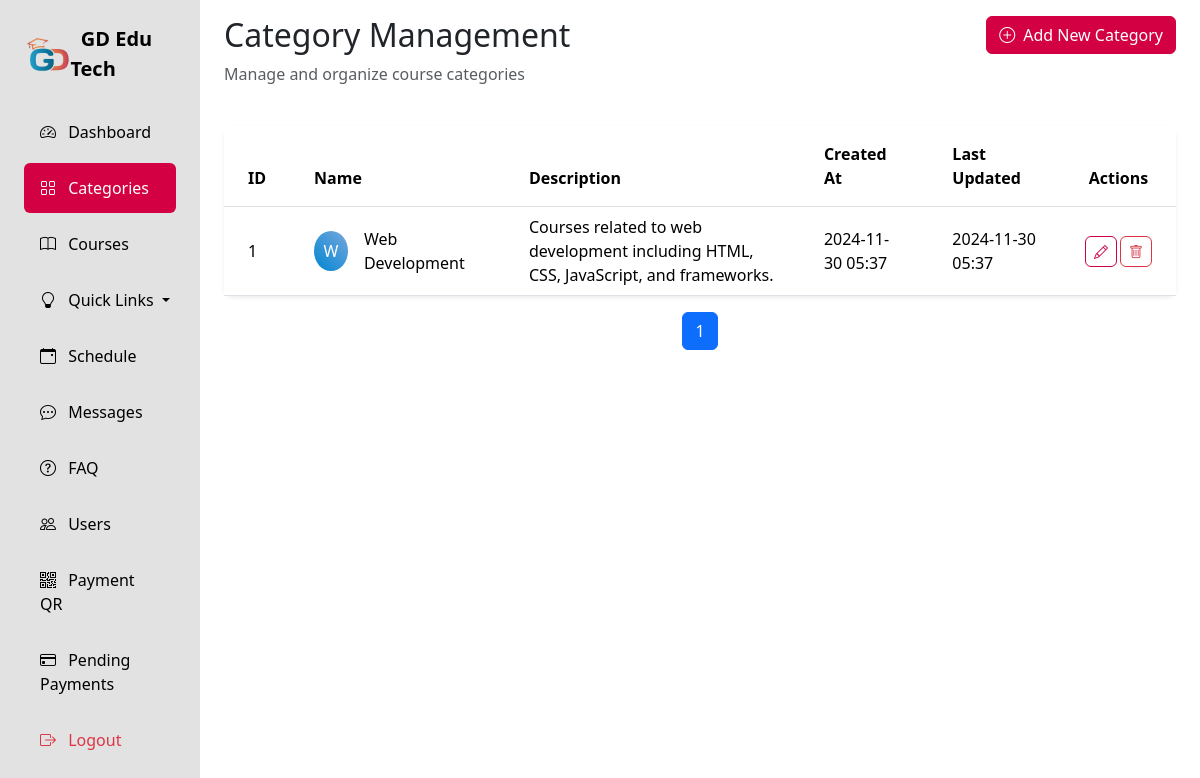
Page /adminPanel/Categories/categories.php on the committed database.
### tables this page shows
CREATE TABLE Categories (
    category_id INT PRIMARY KEY AUTO_INCREMENT,
    name VARCHAR(100) NOT NULL UNIQUE,
    description TEXT,
    created_at DATETIME DEFAULT CURRENT_TIMESTAMP,
    updated_at DATETIME DEFAULT CURRENT_TIMESTAMP ON UPDATE CURRENT_TIMESTAMP
);

### adminPanel/Categories/categories.php (the view, shortened to what this page needs)
<?php
require_once '../../Configurations/config.php';
$page = isset($_GET['page']) ? intval($_GET['page']) : 1;
$limit = 10;
$offset = ($page - 1) * $limit;
$total_categories_query = mysqli_query($conn, "SELECT COUNT(*) as count FROM Categories ");
$total_categories_row = mysqli_fetch_assoc($total_categories_query);
$total_categories = $total_categories_row['count'];
$total_pages = ceil($total_categories / $limit);
$query = "SELECT * FROM Categories ORDER BY created_at ASC LIMIT $limit OFFSET $offset";
$result = mysqli_query($conn, $query);
?>
<!DOCTYPE html>
<html lang="en">
<head>
    <link href="https://cdn.jsdelivr.net/npm/bootstrap@5.3.2/dist/css/bootstrap.min.css" rel="stylesheet">
    <link rel="stylesheet" href="https://cdn.jsdelivr.net/npm/bootstrap-icons@1.11.1/font/bootstrap-icons.css">
    <link rel="stylesheet" href="../css/style.css">
</head>
<body>
    <div class="container-fluid">
        <div class="row">
            <div class="col-auto col-md-3 col-xl-2 px-sm-2 px-0 sidebar">
                <div class="d-flex flex-column align-items-center align-items-sm-start px-3 pt-2 min-vh-100">
                    <a href="#" class="d-flex align-items-center pb-3 mb-md-1 mt-md-3 me-md-auto text-white text-decoration-none">
                        <span class="fs-5 fw-bolder" style="display: flex;align-items:center;color:black;"><img height="35px" src="../images/edutechLogo.png" alt="">&nbsp; GD Edu Tech</span>
                    </a>
                    <ul class="nav nav-pills flex-column mb-sm-auto mb-0 align-items-center align-items-sm-start w-100" id="menu">
                        <li class="w-100">
                            <a href="../" class="nav-link">
                                <i class="bi bi-speedometer2 me-2"></i> Dashboard
                            </a>
                        </li>
                        <li class="w-100">
                            <a href="../Categories/" class="nav-link active">
                                <i class="bi bi-grid me-2"></i> Categories
                            </a>
                        </li>
                        <li class="w-100">
                            <a href="../Courses/" class="nav-link">
                                <i class="bi bi-book me-2"></i> Courses
                            </a>
                        </li>
                        <li class="w-100 dropdown">
                            <a href="#" class="nav-link dropdown-toggle" id="quizDropdown" role="button" data-bs-toggle="dropdown" aria-expanded="false">
                                <i class="bi bi-lightbulb me-2"></i> Quick Links
                            </a>
                        </li>
                        <li class="w-100">
                            <a href="../Schedule/index.php" class="nav-link">
                                <i class="bi bi-calendar-event me-2"></i> Schedule
                            </a>
                        </li>
                        <li class="w-100">
                            <a href="../Messages/index.php" class="nav-link">
                                <i class="bi bi-chat-dots me-2"></i> Messages
                            </a>
                        </li>
                        <li class="w-100">
                            <a href="../FAQ/" class="nav-link">
                                <i class="bi bi-question-circle me-2"></i> FAQ
                            </a>
                        </li>
                        <li class="w-100">
                            <a href="../Users/" class="nav-link">
                                <i class="bi bi-people me-2"></i> Users
                            </a>
                        </li>
                        <li class="w-100">
                            <a href="../manage_qr.php" class="nav-link">
                                <i class="bi bi-qr-code me-2"></i> Payment QR
                            </a>
                        </li>
                        <li class="w-100">
                            <a href="../pending_payments.php" class="nav-link">
                                <i class="bi bi-credit-card me-2"></i> Pending Payments
                            </a>
                        </li>
                        <li class="w-100 mt-auto">
                            <a href="../logout.php" class="nav-link text-danger">
                                <i class="bi bi-box-arrow-right me-2"></i> Logout
                            </a>
                        </li>
                    </ul>
                </div>
            </div>
            <div class="col py-3">
                <div class="container-fluid">
                    <div class="row mb-4">
                        <div class="col">
                            <h2>Category Management</h2>
                            <p class="text-muted">Manage and organize course categories</p>
                        </div>
                        <div class="col-auto">
                            <a href="./insert_category.php" class="btn btn-primary">
                                <i class="bi bi-plus-circle me-2"></i>Add New Category
                            </a>
                        </div>
                    </div>
                    <div class="card shadow-sm">
                        <div class="card-body p-0">
                            <div class="table-responsive">
                                <table class="table table-hover mb-0">
                                    <thead class="bg-primary text-white">
                                        <tr>
                                            <th class="py-3 px-4 fw-bold">ID</th>
                                            <th class="py-3 px-4 fw-bold">Name</th>
                                            <th class="py-3 px-4 fw-bold">Description</th>
                                            <th class="py-3 px-4 fw-bold">Created At</th>
                                            <th class="py-3 px-4 fw-bold">Last Updated</th>
                                            <th class="py-3 px-4 fw-bold text-center">Actions</th>
                                        </tr>
                                    </thead>
                                    <tbody>
                                        <?php while ($category = mysqli_fetch_assoc($result)): ?>
                                            <tr class="align-middle">
                                                <td class="px-4"><?php echo htmlspecialchars($category['category_id']); ?></td>
                                                <td class="px-4">
                                                    <div class="d-flex align-items-center">
                                                        <div class="rounded-circle bg-primary text-white me-3 d-flex align-items-center justify-content-center" style="width: 40px; height: 40px;">
                                                            <?php echo strtoupper(substr($category['name'], 0, 1)); ?>
                                                        </div>
                                                        <?php echo htmlspecialchars($category['name']); ?>
                                                    </div>
                                                </td>
                                                <td class="px-4"><?php echo htmlspecialchars(substr($category['description'], 0, 100)) . (strlen($category['description']) > 100 ? '...' : ''); ?></td>
                                                <td class="px-4"><?php echo date('Y-m-d H:i', strtotime($category['created_at'])); ?></td>
                                                <td class="px-4"><?php echo date('Y-m-d H:i', strtotime($category['updated_at'])); ?></td>
                                                <td class="px-4 text-center">
                                                    <div class="btn-group" role="group">
                                                        <a href="edit_category.php?id=<?php echo $category['category_id']; ?>"
                                                            class="btn btn-sm btn-outline-primary rounded me-1"
                                                            title="Edit Category">
                                                            <i class="bi bi-pencil"></i>
                                                        </a>
                                                        <a href="categories.php?delete=1&id=<?php echo $category['category_id']; ?>"
                                                            class="btn btn-sm btn-outline-danger rounded"
                                                            onclick="return confirm('Are you sure you want to delete this category?');"
                                                            title="Delete Category">
                                                            <i class="bi bi-trash"></i>
                                                        </a>
                                                    </div>
                                                </td>
                                            </tr>
                                        <?php endwhile; ?>
                                    </tbody>
                                </table>
                            </div>
                        </div>
                    </div>
                    <nav aria-label="Page navigation" class="mt-3">
                        <ul class="pagination justify-content-center">
                            <?php for ($i = 1; $i <= $total_pages; $i++): ?>
                                <li class="page-item <?php echo $i == $page ? 'active' : ''; ?>">
                                    <a class="page-link" href="?page=<?php echo $i; ?>">
                                        <?php echo $i; ?>
                                    </a>
                                </li>
                            <?php endfor; ?>
                        </ul>
                    </nav>
                </div>
            </div>
        </div>
    </div>
</body>
</html>

### adminPanel/css/style.css (style rules this page uses)
.sidebar { background: #e2e2e2 !important; min-height: 100vh; color: white; }
.nav-link { color:black; padding: 0.8rem 1rem; margin: 0.2rem 0; border-radius: 0.5rem; }
.nav-link.active { background: #d30043 !important; color: white; }
.card { border: none; border-radius: 10px; box-shadow: 0 0 15px rgba(0, 0, 0, 0.1); }
.btn-primary { background:#d30043 !important ; border-color: #d30043 !important; }
.btn-outline-primary { color: #d30043 !important ; border-color: #d30043 !important; }
.bg-primary { background: linear-gradient(45deg, #0086d3, #0a5fc08d) !important; }

### rows in the picture
categories: category_id "1", name "W", name "Web Development", description "Courses related to web development including HTML, CSS, JavaScript, and frameworks.", created_at "2024-11-30 05:37", updated_at "2024-11-30 05:37"
